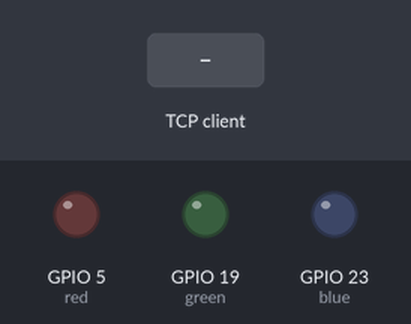
The program below on a simulated ESP32 board running MicroPython. Parts: output pins drawn as LEDs (lit = HIGH). The inputs (shaded band) are chosen by the test bench. WiFi joins after 1.5 s; one TCP client connects 1 s after the port opens and stays connected; what the program prints to the serial console is not drawn.

Above: at 3.2 s.
3.3 s: the TCP client sends "a=0"
At 3.9 s:
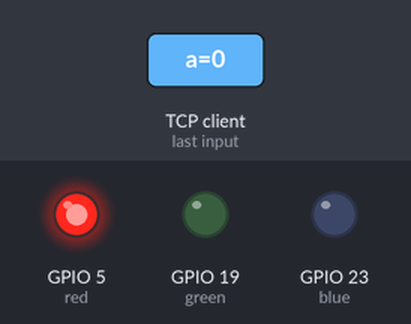
4.8 s: the TCP client sends "a=1"
At 6.0 s:
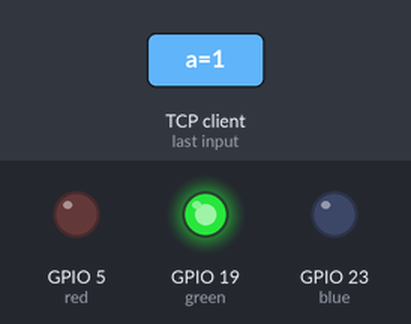
6.3 s: the TCP client sends "a=0"
At 7.4 s:
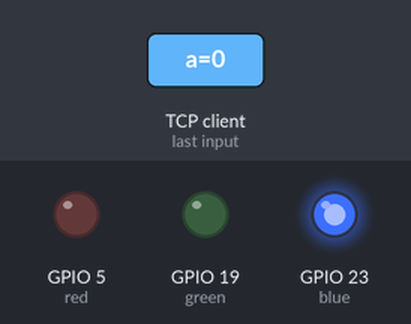
Timing chart, 0 to 9.3 s (numbered marks = the images above; inputs shaded):
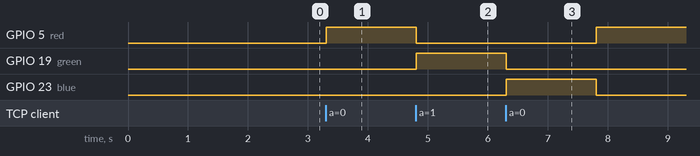

The program:

TCPserver.py
```python
import socket
import time
from machine import Pin
blue=Pin(23,Pin.OUT)
green = Pin(19,Pin.OUT)
red = Pin(5,Pin.OUT)
port=4210
s=None

def connect_wifi(ssid,pwd):
  import network
  import time

  counter = 0
  global sta_if,ap_if
  sta_if = network.WLAN(network.STA_IF)

  sta_if.active(True)
  cfg=('192.168.31.219','255.255.255.0','192.168.31.1','8.8.8.8')
  sta_if.ifconfig(cfg)

  sta_if.connect(ssid,pwd)
  while not sta_if.isconnected() and counter < 10 :
    counter += 1
    print(".",end="")
    time.sleep(1)
  if sta_if.isconnected():
    print("Connected my IP :",sta_if.ifconfig()[0])
    return True
  else:
    print("Connection fail !")
    return False

try:
  if(connect_wifi("TelecomPractice","thereisnospoon")):
    s = socket.socket(socket.AF_INET, socket.SOCK_STREAM)
    ip=sta_if.ifconfig()[0]
    s.bind((ip,port))
    s.listen(1)
    print('tcp waiting...')

    while True:
      print("accecpting.....")
      conn,addr=s.accept()
      print(addr,"connected")

      while True:
        data = conn.recv(1024)
        if(len(data)==0):
          print("close socket")
          conn.close()
          break
        print('Received:',data)
        if(data == b'a=0'):
          if(green.value()==0 and red.value()==0):
            red.value(1)
            conn.sendto("Turn ON RED\n",addr)
          if(green.value()==1):
            green.value(0)
            blue.value(1)
            conn.sendto("Turn ON Yellow\n",addr)
            time.sleep(1.5)
            blue.value(0)
            red.value(1)
          if(red.value()==1):
            red.value(1)
            conn.sendto("Turn ON Red\n",addr)
        elif(data==b'a=1'):
          green.value(1)
          red.value(0)
          blue.value(0)
          conn.sendto("Turn ON Green\n",addr)
        else:
          conn.sendto("Unknow command\n",addr)

except NameError as err:
  print("NameError: {0}" .format(err))

except:
  if(s):
    s.close()
  sta_if.disconnect()
  sta_if.active(False)
```

Measured:
- after the input at 3.3 s, GPIO 5 (red): LOW → HIGH at once
- after the input at 4.8 s, GPIO 5 (red): HIGH → LOW at once; GPIO 19 (green): LOW → HIGH at once
- after the input at 6.3 s, GPIO 5 (red): LOW → HIGH after 1.5 s; GPIO 19 (green): HIGH → LOW at once; GPIO 23 (blue): LOW → HIGH at once, → LOW 1.5 s later
